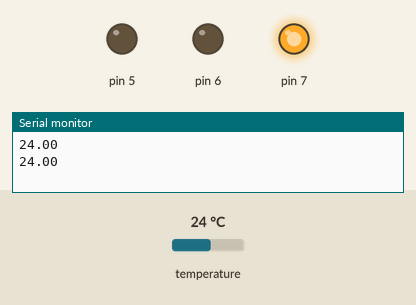
Recording of a sketch running on a simulated Arduino Uno, built with avr-gcc and run on an emulated ATmega328P. Shown: output pins drawn as LEDs (lit = HIGH), the last lines printed to the serial monitor. The inputs (shaded band) are chosen by the test bench; at power-on: temperature 24 °C. Storage starts empty.

Above: at 2.3 s.
2.4 s: temperature set to 29.2 °C
4.2 s: temperature set to 30.3 °C
At 5.2 s:
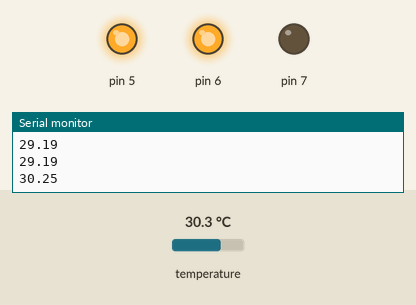
6.1 s: temperature set to 29.4 °C
7.6 s: temperature set to 28.2 °C
At 8.5 s:
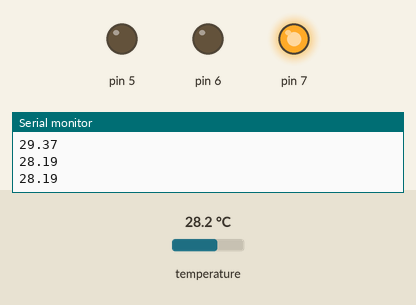
9.1 s: temperature set to 33 °C
At 9.5 s:
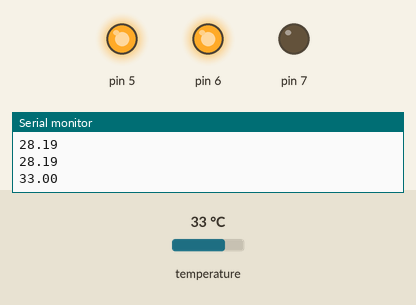
Timing chart, 0 to 11.7 s (numbered marks = the images above; inputs shaded):
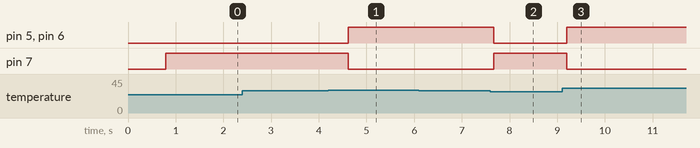

The sketch:

main.ino
```cpp
#include <SPI.h>
#include <SD.h>
#include <OneWire.h>
#include "DallasTemperature.h"

#define WATER_TEMPSENSOR 8

// SD Card:
// SCK 13
// MISO 12
// MOSI 11
// VCC 5V
const int chipSelect = 10;
// arbitrary value in which the heater is going to turn ON
const int Min_Temp = 29;
// arbitrary value in which the heater is going to turn OFF
const int Max_Temp = 30;

OneWire oneWire(WATER_TEMPSENSOR);

DallasTemperature sensors(&oneWire);

File logFile;
File readFile;

void setup() {

  Serial.println("Init\n");

  Serial.begin(9600);
  // configure PIN 6 as Trigger for the HEATER
  pinMode(7, OUTPUT);
  // configure PIN 7 as Trigger for the CIRCULATOR MOTOR
  pinMode(6, OUTPUT);
  // configure PIN 5 as Trigger for the AERATOR MOTOR
  pinMode(5, OUTPUT);
  SD.begin(chipSelect);

  logFile = SD.open("logger.txt", FILE_WRITE);
  if (!logFile) {
    Serial.println("SD-Failed");
  }
}

void loop() {
  float celsius;
  // temperature is read from the sensor
  celsius = getWaterTemp();

  // condition to switch the motor and heater state
  if (celsius <= Min_Temp) {
    turnHeaterON();
  } else if (celsius >= Max_Temp) {
    turnHeaterOFF();
  }

  Serial.println(celsius);
}

void logData(String data) {
  if (logFile) {
     logFile.println(data);
  } else {
    Serial.println("SD Failed to write");
  }
}

void readData() {
  logFile.close();

  readFile = SD.open("logger.txt");

  if(readFile) {
    Serial.println("Reading...\n");

    while(readFile.available()) {
      Serial.write(readFile.read());
    }
    readFile.close();
  } else {
    Serial.println("Failed to read");
  }
}

float getWaterTemp() {
  float temp;
  sensors.requestTemperatures();
  temp = sensors.getTempCByIndex(0);
  return temp;
}

float getAirTemp() {
  float temp;
  sensors.requestTemperatures();
  temp = sensors.getTempCByIndex(1);
  return temp;
}

void turnHeaterON() {
  // trigger the signal for HEATER ON
  digitalWrite(7, HIGH);
  // trigger the signal for CIRCULATOR MOTOR OFF
  digitalWrite(6, LOW);
  // trigger the signal for AERATOR MOTOR OFF
  digitalWrite(5, LOW);
}

void turnHeaterOFF() {
  // trigger the signal for HEATER OFF
  digitalWrite(7, LOW);
  // trigger the signal for CIRCULATOR MOTOR ON
  digitalWrite(6, HIGH);
  // trigger the signal for AERATOR MOTOR ON
  digitalWrite(5, HIGH);
}
```

Measured:
- the behaviour switches between 29.9 and 30 °C on temperature (found by bisection; images 0 and 1)
- the behaviour switches between 29.1 and 29 °C on temperature (found by bisection; images 1 and 2)
- after the input at 4.2 s, pin 5, pin 6: LOW → HIGH after 0.41 s; pin 7: HIGH → LOW after 0.41 s
- after the input at 7.6 s, pin 5, pin 6: HIGH → LOW after 0.07 s; pin 7: LOW → HIGH after 0.07 s
- after the input at 9.1 s, pin 5, pin 6: LOW → HIGH after 0.10 s; pin 7: HIGH → LOW after 0.10 s
